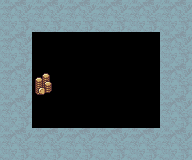

This game map was drawn from its Tiled (.tmx) file and the tilesets committed beside it. A one-line description and the full map source follow:
An orthogonal 6x5 tile map with 32x32 px tiles, 2 tile layers (Ground 1, Tile Layer 2), 3 tilesets.

<map version="1.9" tiledversion="1.9.2" orientation="orthogonal" renderorder="right-down" compressionlevel="0" width="6" height="5" tilewidth="32" tileheight="32" infinite="0" nextlayerid="20" nextobjectid="44">
 <properties>
  <property name="license" value="CC BY-SA 4.0 (c) Reid" />
  <property name="music" value="Night is calling" />
  <property name="name" value="Phatyna Entrance" />
 </properties>
 <tileset firstgid="1" source="../../graphics/tilesets/generic/cave/Gold.tsx" />
 <tileset firstgid="17" source="../../graphics/tilesets/generic/Collision.tsx" />
 <tileset firstgid="33" source="../../graphics/tilesets/aemil/cave/Cave.tsx" />
 <layer id="1" name="Ground 1" width="6" height="5">
  <data encoding="csv">
146,146,146,146,146,146,
146,0,0,0,0,146,
146,0,0,0,0,146,
146,0,0,0,0,146,
146,146,146,146,146,146
</data>
 </layer>
 <layer id="19" name="Tile Layer 2" width="6" height="5">
  <data encoding="csv">
0,0,0,0,0,0,
0,0,0,0,0,0,
0,7,0,0,0,0,
0,0,0,0,0,0,
0,0,0,0,0,0
</data>
 </layer>
</map>
